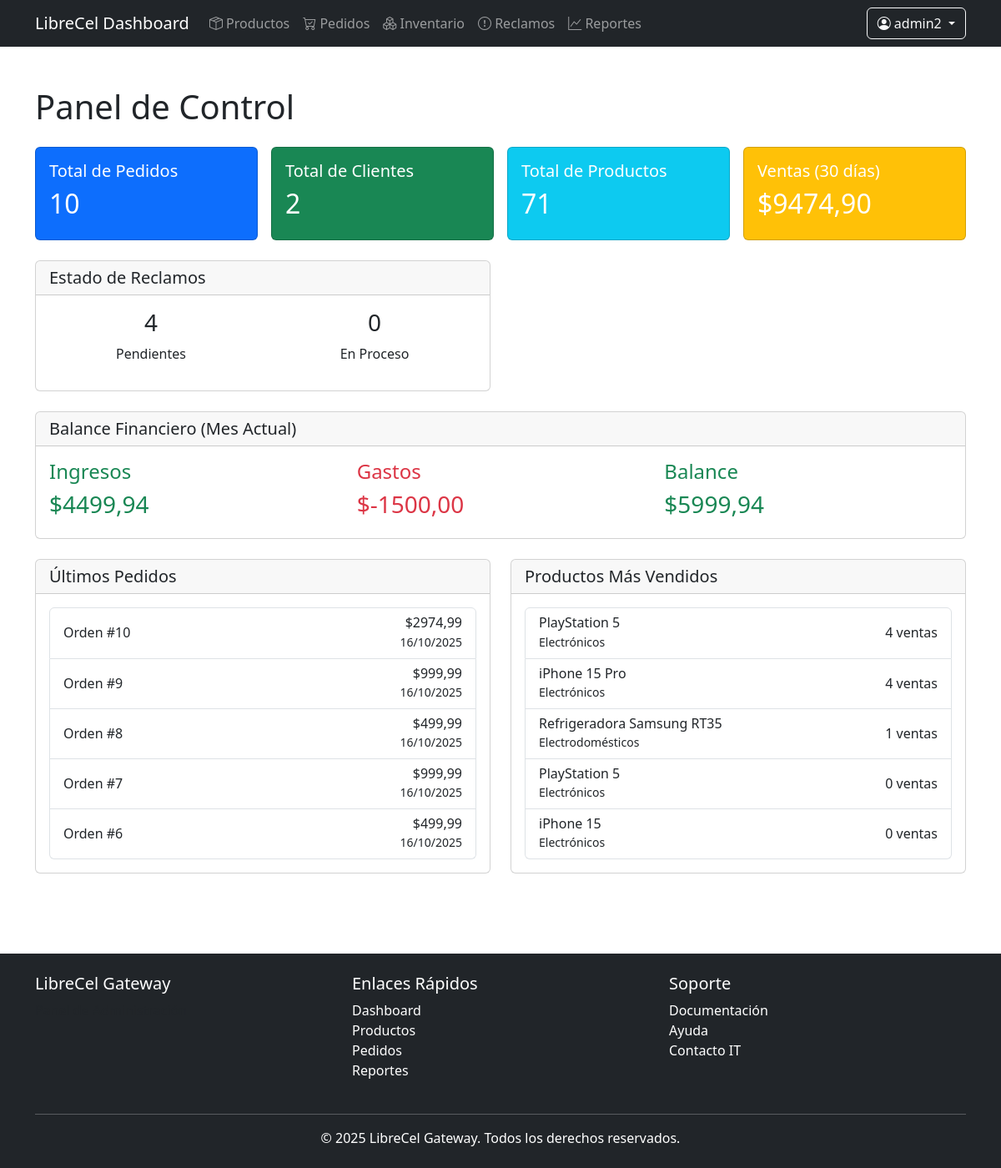
The app's page /dashboard/ (signed in), older data.
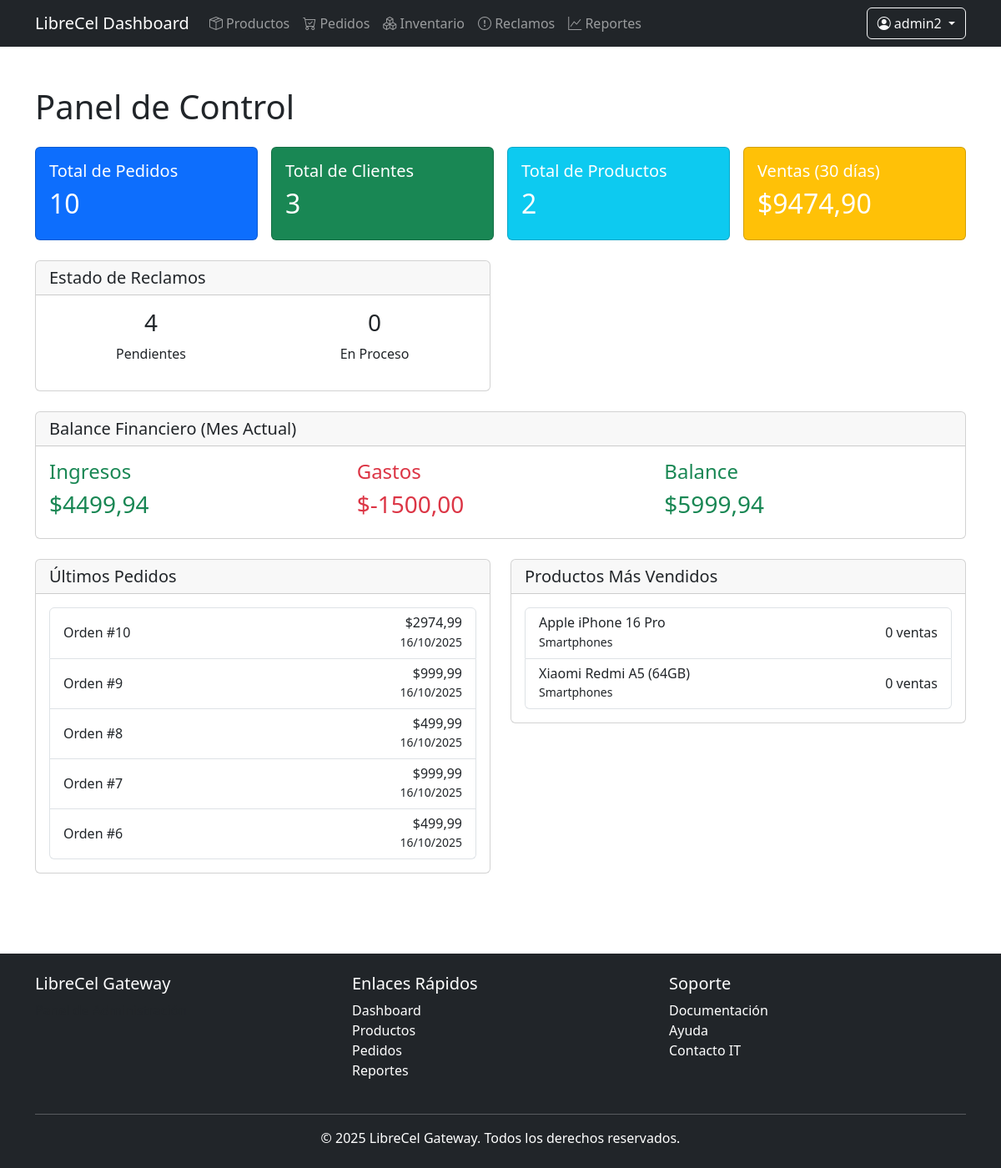
The same page, newer data.
### storefront/models.py (models this page shows, shortened)
class Order(models.Model):
    STATUS_CHOICES = [
        ('pending', 'Pendiente'),
        ('processing', 'En Proceso'),
        ('shipped', 'Enviado'),
        ('delivered', 'Entregado'),
        ('cancelled', 'Cancelado'),
    ]
    PAYMENT_METHOD_CHOICES = [
        ('credit_card', 'Tarjeta de Crédito'),
        ('debit_card', 'Tarjeta de Débito'),
        ('transfer', 'Transferencia Bancaria'),
        ('cash', 'Efectivo'),
    ]
    user = models.ForeignKey(User, on_delete=models.CASCADE)
    created_at = models.DateTimeField(auto_now_add=True)
    updated_at = models.DateTimeField(auto_now=True)
    status = models.CharField(max_length=20, choices=STATUS_CHOICES, default='pending')
    payment_method = models.CharField(max_length=20, choices=PAYMENT_METHOD_CHOICES)
    shipping_address = models.CharField(max_length=200, blank=True, null=True)
    shipping_city = models.CharField(max_length=100, blank=True, null=True)
    shipping_state = models.CharField(max_length=100, blank=True, null=True)
    shipping_postal_code = models.CharField(max_length=10, blank=True, null=True)
    shipping_phone = models.CharField(max_length=20, blank=True, null=True)
    total = models.DecimalField(max_digits=10, decimal_places=2, default=0)
    external_sale_id = models.CharField(max_length=100, blank=True, null=True, help_text="ID de la venta en el microservicio de Ventas")
    tax = models.DecimalField(max_digits=10, decimal_places=2, default=0)
    discount = models.DecimalField(max_digits=10, decimal_places=2, default=0)
    notes = models.TextField(blank=True)

class Product(models.Model):
    name = models.CharField(max_length=200)
    slug = models.SlugField(unique=True)
    category = models.ForeignKey(Category, on_delete=models.CASCADE)
    description = models.TextField()
    price = models.DecimalField(max_digits=10, decimal_places=2)
    original_price = models.DecimalField(max_digits=10, decimal_places=2, null=True, blank=True)
    stock = models.IntegerField()
    min_stock = models.IntegerField(default=5)
    is_active = models.BooleanField(default=True)
    image = models.CharField(max_length=500, blank=True)  # URL de imagen para datos mock
    created_at = models.DateTimeField(auto_now_add=True)
    updated_at = models.DateTimeField(auto_now=True)
    avg_rating = models.DecimalField(max_digits=3, decimal_places=2, default=0)
    review_count = models.PositiveIntegerField(default=0)

class Category(models.Model):
    name = models.CharField(max_length=100)
    slug = models.SlugField(unique=True)
    description = models.TextField(blank=True)
    class Meta:
        verbose_name_plural = "Categories"

### dashboard/decorators.py (the view)
    def wrap(request, *args, **kwargs):
        if request.user.is_staff:
            return function(request, *args, **kwargs)
        raise PermissionDenied

### dashboard/views.py (called while the page is built)
def has_role_permission(user, required_permission):
    if user.is_superuser:  # Los superusuarios tienen todos los permisos
        return True
    user_role = user.get_role_display().lower() if hasattr(user, 'get_role_display') else ''
    if user_role == 'admin':
        return True
    return required_permission in ROLES.get(user_role, [])

### templates/dashboard/home.html (shortened to what the changed rows need)
{% extends "dashboard/base.html" %}
{% load i18n static %}
{% block content %}
<div class="container py-4">
    <h1 class="mb-4">Panel de Control</h1>
    <div class="row g-4">
        <div class="col-12">
            <div class="row g-3">
                <div class="col-md-3">
                    <div class="card bg-primary text-white">
                        <div class="card-body">
                            <h2>{{ total_orders }}</h2>
                        </div>
                    </div>
                </div>
                <div class="col-md-3">
                    <div class="card bg-success text-white">
                        <div class="card-body">
                            <h5 class="card-title">Total de Clientes</h5>
                            <h2>{{ total_customers }}</h2>
                        </div>
                    </div>
                </div>
                <div class="col-md-3">
                    <div class="card bg-info text-white">
                        <div class="card-body">
                            <h5 class="card-title">Total de Productos</h5>
                            <h2>{{ total_products }}</h2>
                        </div>
                    </div>
                </div>
                <div class="col-md-3">
                    <div class="card bg-warning text-white">
                        <div class="card-body">
                            <h2>${{ total_sales|floatformat:2 }}</h2>
                        </div>
                    </div>
                </div>
            </div>
        </div>
        <div class="col-md-6">
            <div class="card">
                <div class="card-body">
                    <div class="list-group">
                        {% for order in latest_orders %}
                        <div class="list-group-item">
                            <div class="d-flex justify-content-between align-items-center">
                                <div>
                                    <h6 class="mb-0">Orden #{{ order.id }}</h6>
                                </div>
                                <div class="text-end">
                                    <h6 class="mb-0">${{ order.total|floatformat:2 }}</h6>
                                    <small>{{ order.created_at|date:"d/m/Y" }}</small>
                                </div>
                            </div>
                        </div>
                        {% endfor %}
                    </div>
                </div>
            </div>
        </div>
        <div class="col-md-6">
            <div class="card">
                <div class="card-body">
                    <div class="list-group">
                        {% for product in top_products %}
                        <div class="list-group-item">
                            <div class="d-flex justify-content-between align-items-center">
                                <div>
                                    <h6 class="mb-0">{{ product.name }}</h6>
                                    <small>{{ product.category.name }}</small>
                                </div>
                                <div class="text-end">
                                    <h6 class="mb-0">{{ product.total_sales }} ventas</h6>
                                </div>
                            </div>
                        </div>
                        {% endfor %}
                    </div>
                </div>
            </div>
        </div>
    </div>
</div>
{% endblock %}

Row changes from the older to the newer data that the page shows:
removed Product: name "PlayStation 5", category.name "Electrónicos", total_sales "4"
removed Product: name "iPhone 15 Pro", category.name "Electrónicos", total_sales "4"
removed Product: name "Refrigeradora Samsung RT35", category.name "Electrodomésticos", total_sales "1"
removed Product: name "PlayStation 5", category.name "Electrónicos", total_sales "0"
removed Product: name "iPhone 15", category.name "Electrónicos", total_sales "0"
added Product: name "Apple iPhone 16 Pro", category.name "Smartphones", total_sales "0"
added Product: name "Xiaomi Redmi A5 (64GB)", category.name "Smartphones", total_sales "0"
Text that changed along with them:
{{ total_customers }}: "2" → "3"
{{ total_products }}: "71" → "2"
